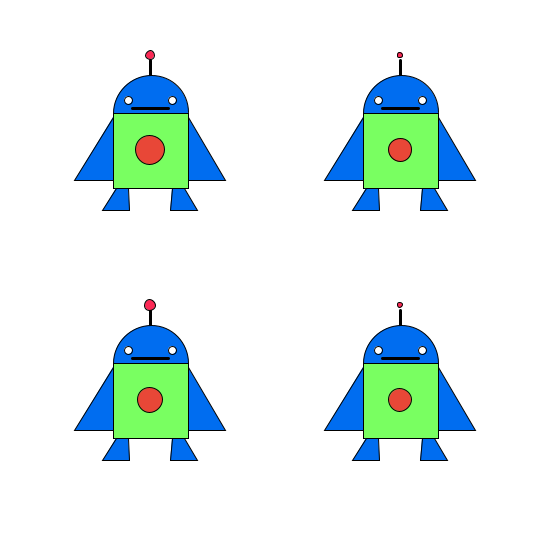
Frame 1 (no input)
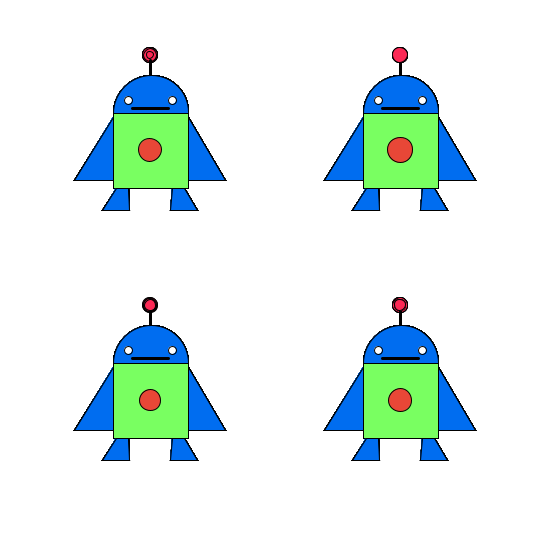
Frame 60 (the mouse pressed at the canvas centre just before this capture)
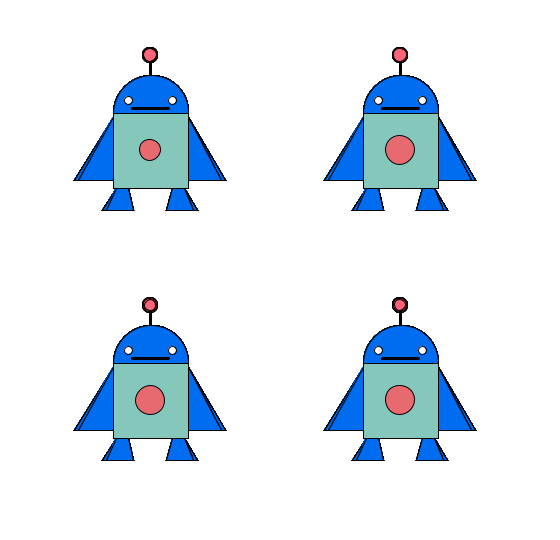
Frame 120 (the mouse held since frame 60 and released just before this capture)

The Processing sketch that drew these frames (run headless with seeded random() and noise(); from frame 60 on, the mouse is pressed at the canvas centre):

// Processing sketch: processing_73717
// ── processing_73717.pde

void setup () {
  size(560, 540);
  background(255);
}
float n1 = 20;
float n2 = 50;
float q = random(0,8);
float r1 = random(50, 250);
float g1 = random(50, 250);
float b1 = random(50, 250);

void draw() {
  for (int x=150; x<700; x=x+250) {
    for (int y=150; y<600; y=y+250) {

      float circle1 = random (20, 30);
      float circle2 = random(5, 15);


      strokeWeight(1);
      fill(n1+r1, n2+g1, b1);
      rect(x-37, y-37, 75, 75);
      fill(232, n2+21, n1+35);
      ellipse(x, y, circle1, circle1);
      strokeWeight(3);
      line(x, y-45, x, y-90);
      strokeWeight(1);
      fill(0, 109, 240);
      arc(x+1, y-37, 75, 75, PI, 2*PI);
      triangle(x-37, y-33, x-37, y+30, x-70-q, y+30);
      triangle(x+38, y-33, x+38, y+30, x+70+q, y+30);
      quad(x-34, y+38, x-22, y+38, x-15-q, y+60, x-42-q, y+60);
      quad(x+34, y+38, x+22, y+38, x+15+q, y+60, x+42+q, y+60);
      fill(255);
      ellipse(x-22, y-50, 8, 8);
      ellipse(x+22, y-50, 8, 8);
      strokeWeight(3);
      line(x-18, y-42, x+18, y-42);
      strokeWeight(1);
      fill(n1+232, n1+21, n2+35);
      ellipse(x, y-95, circle2, circle2);
    }
  }
}

void mousePressed () {
  r1 = random(50, 250);
  g1 = random(50, 250);
  b1 = random(50, 250);
  n1 = random(1, 200);
  n2 = random(1, 200);
  q = random(0,10);
}
